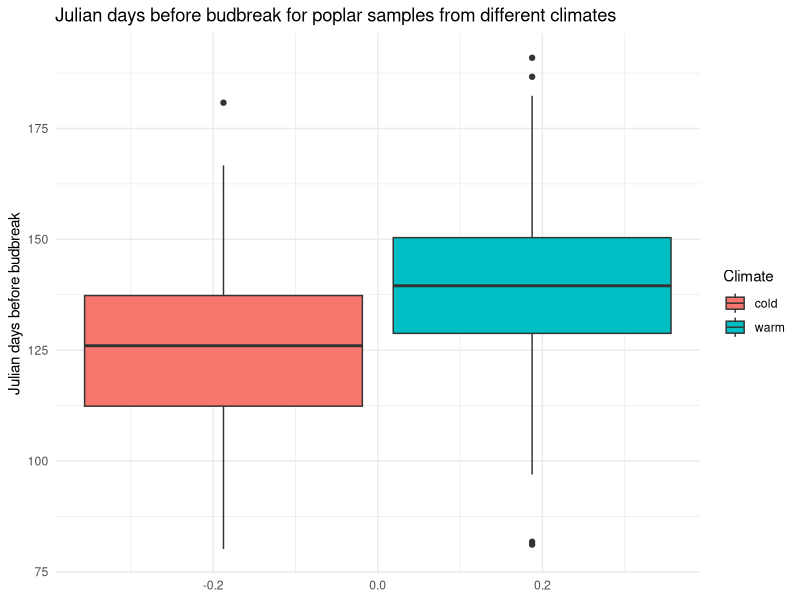
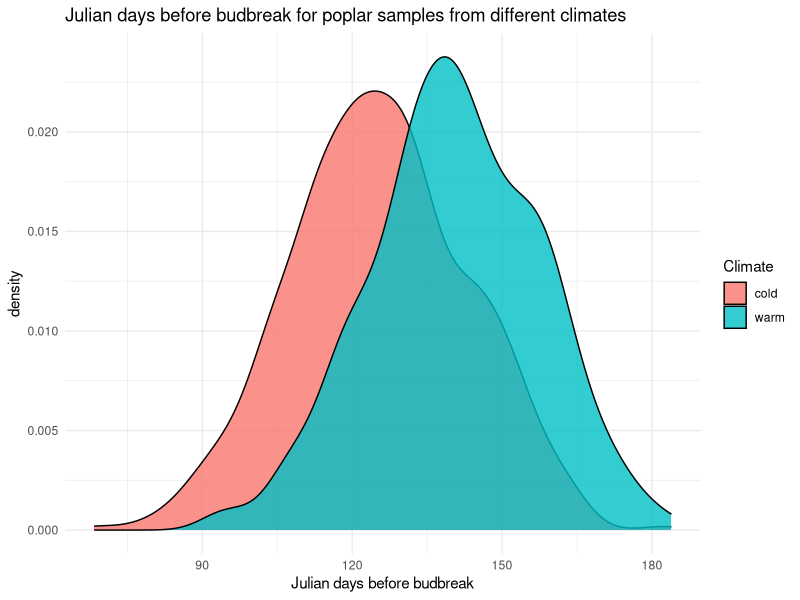

R code for these plots, in order:
## ---- chunk 1
knitr::opts_chunk$set(echo = TRUE)
library(tidyverse)
## ---- chunk 2
# write functions

###################################
# FUNCTION: make_dataframe
# description: take parameters and turn them into data frame 
#               of parameters to use for future tasks
# inputs: n, mean, and variance for each treatment
# outputs: dataframe
# ---------------------------------
make_dataframe <- function(n_cold, mean_cold, var_cold,
                           n_warm, mean_warm, var_warm){
  dataframe <- data.frame(n_cold, mean_cold, var_cold,
                          n_warm, mean_warm, var_warm)
  return(dataframe)
} # end of make_dataframe

###################################

###################################
# FUNCTION: RandomBudbreakData
# description: generate random budbreak data and organize in data frame
# inputs: data frame with n, mean, and variance for each treatement
# outputs: dataframe
# ---------------------------------
RandomBudbreakData <- function(data){
  data_cold <- rnorm(n=data$n_cold, mean=data$mean_cold, sd=sqrt(data$var_cold))
  data_warm <- rnorm(n=data$n_warm, mean=data$mean_warm, sd=sqrt(data$var_warm))

# combine into one big data frame
  cold <- data.frame(1:data$n_cold, data_cold, 
                     rep("cold", data$n_cold))
  colnames(cold) <- c("ID", "BudBreakDay","Climate")
  warm <- data.frame((data$n_cold+1):(data$n_cold+data$n_warm), 
                     data_warm, rep("warm", data$n_cold))
  colnames(warm) <- c("ID", "BudBreakDay","Climate")
  budbreak_data <- rbind(cold, warm)
  return(budbreak_data)
} # end of RandomBudbreakData

###################################

###################################
# FUNCTION: plot_data
# description: make boxplots for budbreak data set
# inputs: dataframe with n, mean, and variance for each treatment
# outputs: boxplot
# ---------------------------------
plot_data <- function(budbreak_data){
  ggplot2::ggplot(data=budbreak_data, mapping=
                    aes(y=BudBreakDay, fill=Climate)) +
    geom_boxplot() + 
    labs(title="Julian days before budbreak for poplar samples from different climates", 
       y="Julian days before budbreak") + 
  theme_minimal()

} # end of plot_data

###################################

###################################
# FUNCTION: anova_budbreak
# description: create anova model and return summary
# inputs: budbreak data
# outputs: summary of anova model
# ---------------------------------
anova_budbreak <- function(data){
  mod <- aov(BudBreakDay ~ Climate, data=data)
  return(summary(mod))
} # end of anova_budbreak

###################################

## ---- chunk 3
# set global variables

# cold source climate
n_cold <- 500
mean_cold <- 125
var_cold <- 300
  
# warm source climate
n_warm <- 500
mean_warm <- 140
var_warm <- 300
## ---- chunk 4
budbreak <- RandomBudbreakData(make_dataframe(n_cold, mean_cold, var_cold, 
                                              n_warm, mean_warm, var_warm)) 
              # make random data set
anova_budbreak(budbreak) # make anova model and produce summary
plot_data(budbreak) # plot DENSITY plots of data
## ---- chunk 5

###################################
# FUNCTION: plot_data_density
# description: make density plots for budbreak data 
# inputs: dataframe with n, mean, and variance for each treatment
# outputs: density plots
# ---------------------------------
plot_data_density <- function(budbreak_data){
  ggplot2::ggplot(data=budbreak_data, mapping=
                    aes(x=BudBreakDay, fill=Climate)) +
    geom_density(alpha=0.8) + 
    labs(title="Julian days before budbreak for poplar samples from different climates", 
       x="Julian days before budbreak") + 
  theme_minimal()

} # end of plot_data_density

###################################

## ---- chunk 6

budbreak <- RandomBudbreakData(make_dataframe(n_cold, mean_cold, var_cold, 
                                              n_warm, mean_warm, var_warm)) 
              # make random data set
anova_budbreak(budbreak) # make anova model and produce summary
plot_data_density(budbreak) # plot boxplots of data

## ---- chunk 7

# try playing with different sample sizes
sample_sizes <- c(10, 20, 30, 40, 50, 100, 200, 400, 500, 1000)
mean <- rep(999, length(sample_sizes))
count <- 1

for (n in sample_sizes){
  n_warm <- n/2 ; n_cold <- n/2
  pval <- rep(999, 100)
  for (i in 1:100){
    budbreak <- RandomBudbreakData(make_dataframe(n_cold, mean_cold, var_cold, 
                                                  n_warm, mean_warm, var_warm)) 
    # make random data set
    summary <- anova_budbreak(budbreak) # make anova model and produce summary
    pval[i] <- summary[[1]]$`Pr(>F)`[1]  # save p-value
  }
  mean[count] <- signif(mean(pval), digits=3)
  count <- count + 1
  
}
means <- data.frame(sample_sizes/2, mean)
colnames(means) <- c("Number of samples in each treatment", 
                     "Mean p-value across 100 iterations")
print(means)

